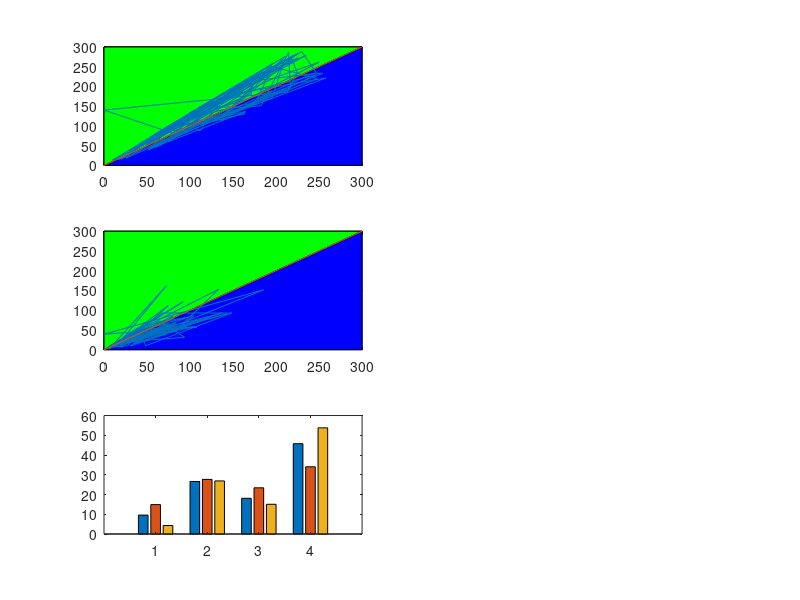

Write the MATLAB code that produced this figure. (Note: this script raises an error after producing the figure.)

clear
clc

load param_ThrePert_SA0SB0_25pc_OR_mRNA.mat
load param_OR_RandParVal_mRNA.mat

unp=tri_types(nrr,:);
ind=tri_type_SA0ltSB0;
dir=tri_type_SB0ltSA0;

nr=length(tri_type_SB0ltSA0);

for ii=1:nr

    if tri_type_SA0ltSB0(ii)==1 
        M_state_SA0ltSB0(ii,1)=SNB_SA0ltSB0(ii,3)-SNB_SA0ltSB0(ii,4);
        H_state_SA0ltSB0(ii,1)=SNB_SA0ltSB0(ii,3)-SNB_SA0ltSB0(ii,2);
        Tri_Reg_SA0ltSB0(ii,1)=SNB_SA0ltSB0(ii,1)-SNB_SA0ltSB0(ii,4);
    elseif tri_type_SA0ltSB0(ii)==3
        M_state_SA0ltSB0(ii,1)=SNB_SA0ltSB0(ii,3)-SNB_SA0ltSB0(ii,4);
        H_state_SA0ltSB0(ii,1)=SNB_SA0ltSB0(ii,3)-SNB_SA0ltSB0(ii,2);
        Tri_Reg_SA0ltSB0(ii,1)=SNB_SA0ltSB0(ii,1)-SNB_SA0ltSB0(ii,2);
    elseif tri_type_SA0ltSB0(ii)==2 
        M_state_SA0ltSB0(ii,1)=SNB_SA0ltSB0(ii,1)-SNB_SA0ltSB0(ii,4);
        H_state_SA0ltSB0(ii,1)=SNB_SA0ltSB0(ii,3)-SNB_SA0ltSB0(ii,2);
        Tri_Reg_SA0ltSB0(ii,1)=SNB_SA0ltSB0(ii,3)-SNB_SA0ltSB0(ii,4);
    elseif tri_type_SA0ltSB0(ii)==4 
        M_state_SA0ltSB0(ii,1)=SNB_SA0ltSB0(ii,1)-SNB_SA0ltSB0(ii,4);
        H_state_SA0ltSB0(ii,1)=SNB_SA0ltSB0(ii,3)-SNB_SA0ltSB0(ii,2);
        Tri_Reg_SA0ltSB0(ii,1)=SNB_SA0ltSB0(ii,3)-SNB_SA0ltSB0(ii,2);
    end


    if tri_type_SB0ltSA0(ii)==1 
        M_state_SB0ltSA0(ii,1)=SNB_SB0ltSA0(ii,3)-SNB_SB0ltSA0(ii,4);
        H_state_SB0ltSA0(ii,1)=SNB_SB0ltSA0(ii,3)-SNB_SB0ltSA0(ii,2);
        Tri_Reg_SB0ltSA0(ii,1)=SNB_SB0ltSA0(ii,1)-SNB_SB0ltSA0(ii,4);
    elseif tri_type_SB0ltSA0(ii)==3
        M_state_SB0ltSA0(ii,1)=SNB_SB0ltSA0(ii,3)-SNB_SB0ltSA0(ii,4);
        H_state_SB0ltSA0(ii,1)=SNB_SB0ltSA0(ii,3)-SNB_SB0ltSA0(ii,2);
        Tri_Reg_SB0ltSA0(ii,1)=SNB_SB0ltSA0(ii,1)-SNB_SB0ltSA0(ii,2);
    elseif tri_type_SB0ltSA0(ii)==2
        M_state_SB0ltSA0(ii,1)=SNB_SB0ltSA0(ii,1)-SNB_SB0ltSA0(ii,4);
        H_state_SB0ltSA0(ii,1)=SNB_SB0ltSA0(ii,3)-SNB_SB0ltSA0(ii,2);
        Tri_Reg_SB0ltSA0(ii,1)=SNB_SB0ltSA0(ii,3)-SNB_SB0ltSA0(ii,4);
    elseif tri_type_SB0ltSA0(ii)==4
        M_state_SB0ltSA0(ii,1)=SNB_SB0ltSA0(ii,1)-SNB_SB0ltSA0(ii,4);
        H_state_SB0ltSA0(ii,1)=SNB_SB0ltSA0(ii,3)-SNB_SB0ltSA0(ii,2);
        Tri_Reg_SB0ltSA0(ii,1)=SNB_SB0ltSA0(ii,3)-SNB_SB0ltSA0(ii,2);
    end

end

ind_types=[sum(ind==1),sum(ind==2),sum(ind==3),sum(ind==4)];
ind_pc=ind_types.*100./sum(ind_types);

dir_types=[sum(dir==1),sum(dir==2),sum(dir==3),sum(dir==4)];
dir_pc=dir_types.*100./sum(dir_types);

unp_types=[sum(unp==1),sum(unp==2),sum(unp==3),sum(unp==4)];
unp_pc=unp_types.*100./sum(unp_types);



%%%%%%%%%%%%%%%%%%%%%%%%%%%%%%%%%%%%%%%%%%%%%%%%%%%%%%%%%%%%%%%%%%%%%%%%%%%


% Define the vertices of the triangle
x1 = [0, 300, 300];
y1 = [0, 0, 300];

% Plot the vertices
figure(4)
subplot(3,2,1)
plot(x1, y1, 'k-'); % Plot the lines connecting the vertices

% Fill the area of the triangle
% figure(4)
% subplot(3,3,1)
fill(x1, y1, 'b'); % Fill the triangle with blue color
hold on

% Define the vertices of the triangle
x2 = [0, 0, 300];
y2 = [0, 300, 300];

% Plot the vertices
% figure(4)
% subplot(3,3,1)
plot(x2, y2, 'k-'); % Plot the lines connecting the vertices

% Fill the area of the triangle
% figure(4)
% subplot(3,3,1)
fill(x2, y2, 'g'); % Fill the triangle with blue color
hold on

% figure(4)
% subplot(3,3,1)
plot(SNB_SA0ltSB0(:,1), SNB_SB0ltSA0(:,1))
hold on
plot([0,300],[0,300])

sn1_dir_gt_ind = find(SNB_SB0ltSA0(:,1)>SNB_SA0ltSB0(:,1));
sn1_dir_lt_ind = find(SNB_SB0ltSA0(:,1)<SNB_SA0ltSB0(:,1));
sn1_dir_eq_ind = find(SNB_SB0ltSA0(:,1)==SNB_SA0ltSB0(:,1));
tot_sn1 = length(sn1_dir_gt_ind)+length(sn1_dir_lt_ind)+length(sn1_dir_eq_ind);

sn1_cont=([length(sn1_dir_gt_ind),length(sn1_dir_lt_ind),length(sn1_dir_eq_ind)].*100./tot_sn1)

% Define the vertices of the triangle
x1 = [0, 300, 300];
y1 = [0, 0, 300];

% Plot the vertices
figure(4)
subplot(3,2,3)
plot(x1, y1, 'k-'); % Plot the lines connecting the vertices

% Fill the area of the triangle
% figure(4)
% subplot(2,2,2)
fill(x1, y1, 'b'); % Fill the triangle with blue color
hold on

% Define the vertices of the triangle
x2 = [0, 0, 300];
y2 = [0, 300, 300];

% Plot the vertices
% figure(4)
% subplot(2,2,2)
plot(x2, y2, 'k-'); % Plot the lines connecting the vertices

% Fill the area of the triangle
% figure(4)
% subplot(2,2,2)
fill(x2, y2, 'g'); % Fill the triangle with blue color
hold on

% subplot(2,2,2)
plot(M_state_SA0ltSB0,M_state_SB0ltSA0)
hold on
plot([0,300],[0,300])

m_dir_gt_ind = find(M_state_SB0ltSA0(:,1)>M_state_SA0ltSB0(:,1));
m_dir_lt_ind = find(M_state_SB0ltSA0(:,1)<M_state_SA0ltSB0(:,1));
m_dir_eq_ind = find(M_state_SB0ltSA0(:,1)==M_state_SA0ltSB0(:,1));
tot_m = length(m_dir_gt_ind)+length(m_dir_lt_ind)+length(m_dir_eq_ind);


mstate_cont=([length(m_dir_gt_ind),length(m_dir_lt_ind),length(m_dir_eq_ind)].*100./tot_m)

subplot(3,2,5)
bar([unp_pc;dir_pc;ind_pc]')
% set(gca, 'TickDir', 'out');

text(1:length(unp_pc),unp_pc,num2str(unp_pc'),'vert','bottom','horiz','center','Rotation',90); 

text(1:length(dir_pc),dir_pc,num2str(dir_pc'),'vert','bottom','horiz','center','Rotation',90); 

text(1:length(ind_pc),ind_pc,num2str(ind_pc'),'vert','bottom','horiz','center','Rotation',90); 

set(gca, 'XTickLabel',{'2U2D','1U2D','2U1D','1U1D'})
